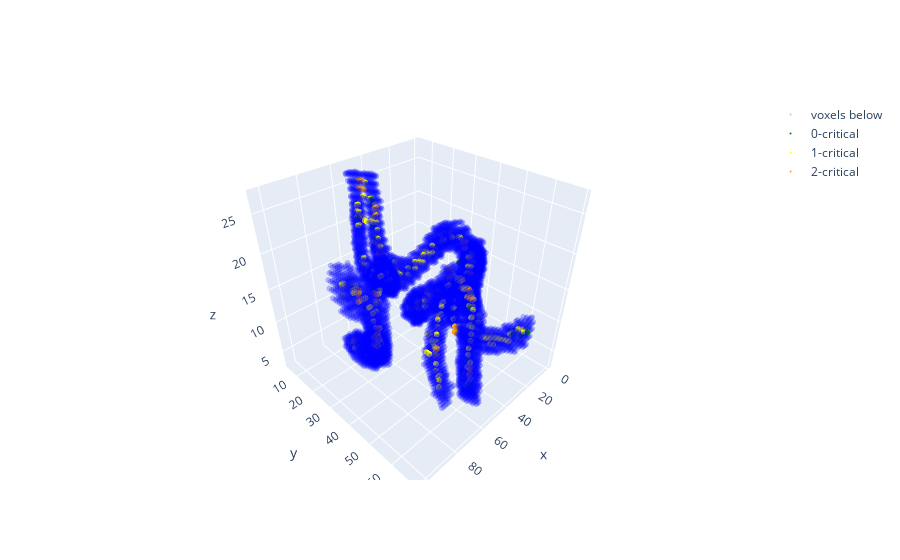

Notebook code for this chart:
### Code cell
plot_critical_cells(MC, distance_foreground, 0)
MC.get_number_of_critical_cells(0)

### Figure 1 — Plotly figure (JSON) as saved in the notebook; plotly's stock layout.template omitted (floating-point values rounded to 4 significant figures; data arrays with more than 128 entries replaced by an {"elided": "..."} marker saying what was removed)
{"data": [{"marker": {"color": "blue", "size": 2}, "mode": "markers", "name": "voxels below", "opacity": 0.25, "type": "scatter3d", "x": {"elided": "9458 int values"}, "y": {"elided": "9458 int values"}, "z": {"elided": "9458 int values"}}, {"marker": {"color": "green", "size": 2}, "mode": "markers", "name": "0-critical", "type": "scatter3d", "x": [0, 0, 0, 1, 2, 5, 12, 12, 15, 17, 20, 23, 25, 26, 26, 27, 28, 29, 29, 30, 31, 31, 32, 32, 32, 33, 33, 34, 35, 35, 35, 37, 39, 41, 43, 45, 45, 46, 47, 47, 47, 47, 47, 48, 48, 48, 48, 49, 49, 49, 49, 49, 49, 49, 50, 50, 50, 50, 50, 51, 51, 52, 53, 73, 74, 75, 78, 78, 82, 84, 87, 87, 94, 96], "y": [27, 31, 35, 33, 36, 37, 33, 37, 39, 41, 32, 67, 64, 67, 69, 63, 65, 32, 35, 62, 22, 58, 20, 31, 56, 23, 25, 22, 25, 28, 55, 30, 53, 28, 29, 23, 54, 21, 13, 16, 19, 26, 59, 9, 13, 13, 58, 7, 15, 50, 56, 57, 57, 59, 11, 15, 16, 59, 60, 8, 18, 59, 9, 23, 21, 26, 21, 25, 37, 39, 43, 43, 39, 40], "z": [12, 13, 14, 14, 15, 15, 18, 16, 15, 13, 18, 11, 11, 11, 12, 11, 11, 12, 12, 10, 7, 9, 7, 11, 9, 8, 7, 7, 8, 9, 9, 17, 13, 16, 16, 14, 17, 16, 23, 16, 15, 15, 3, 12, 17, 20, 3, 13, 21, 18, 6, 3, 16, 4, 13, 24, 19, 14, 5, 15, 17, 9, 21, 6, 6, 6, 6, 7, 10, 11, 13, 20, 20, 21]}, {"marker": {"color": "yellow", "size": 2}, "mode": "markers", "name": "1-critical", "type": "scatter3d", "x": {"elided": "387 int values"}, "y": {"elided": "387 int values"}, "z": {"elided": "387 int values"}}, {"marker": {"color": "orange", "size": 2}, "mode": "markers", "name": "2-critical", "type": "scatter3d", "x": {"elided": "201 int values"}, "y": {"elided": "201 int values"}, "z": {"elided": "201 int values"}}, {"marker": {"color": "red", "size": 2}, "mode": "markers", "name": "3-critical", "type": "scatter3d", "x": [], "y": [], "z": []}], "layout": {"scene": {"aspectmode": "manual", "aspectratio": {"x": 1, "y": 1, "z": 1}}}}
